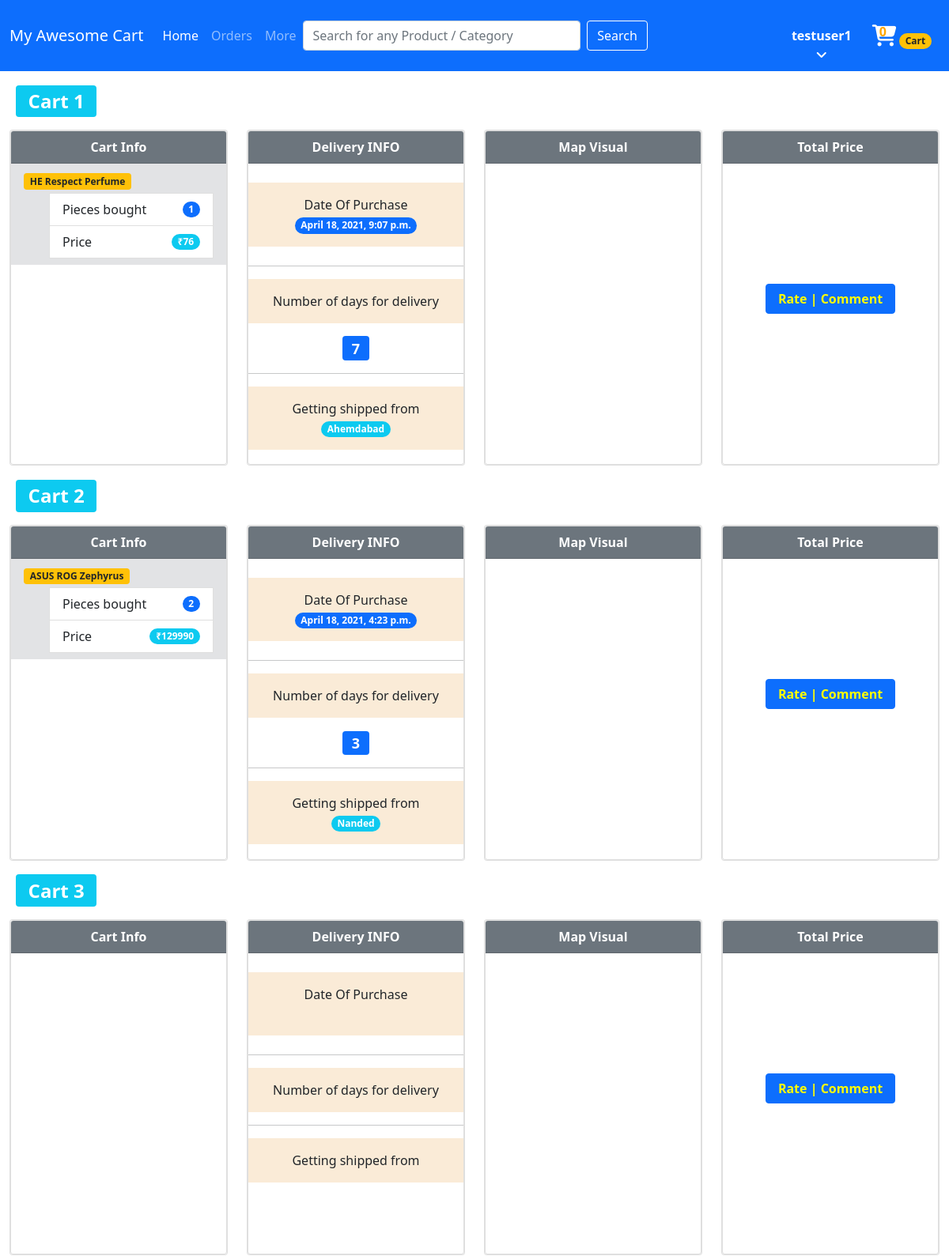
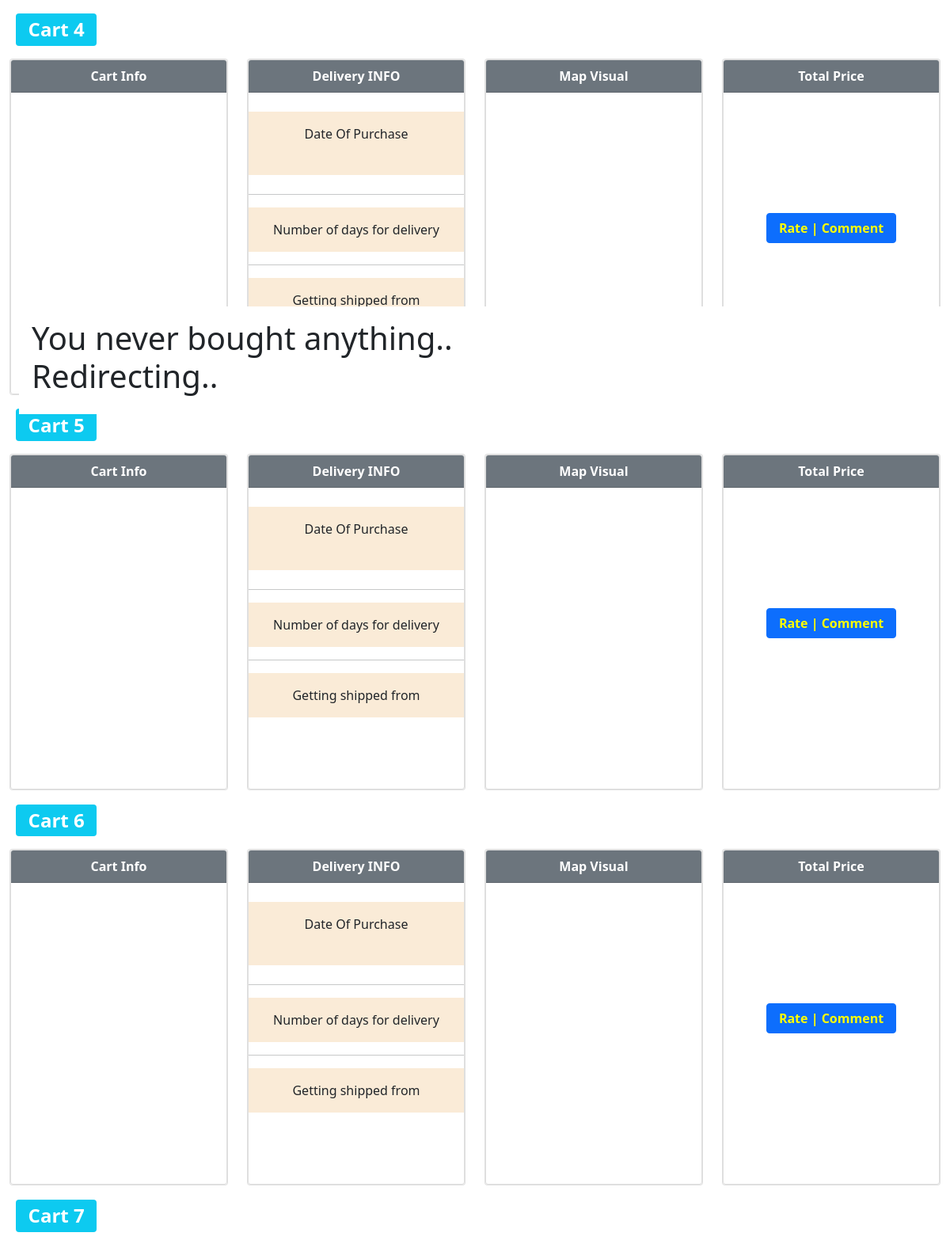
Screenshot of /shop/tracker/ (signed in, upper part) with the database file from the repository (2 pictures, top to bottom).
### shop/models.py (models this page shows)
class Product(models.Model):
    product_name = models.CharField(max_length=100)
    product_id = models.AutoField(primary_key=True)
    product_desc = models.CharField(max_length=500)
    product_pubs_date = models.DateField(auto_now_add=True)
    category = models.CharField(max_length=50, default="")
    subcategory = models.CharField(max_length=50, default="")
    price = models.IntegerField(default=0)
    image = models.ImageField(upload_to="shop/images", default="")
    rating = models.FloatField(default=1, null=True)
    num = models.IntegerField(default=1)
    def __str__(self):
        return self.product_name

### accounts/models.py (models this page shows)
class PurchaseDate(models.Model):
    purdate = models.ForeignKey(ExtendedUser, on_delete=CASCADE, default=1, null=True)
    purd = models.DateTimeField(default=datetime.now(), null=True)
    state = models.CharField(default='Nagpur', null=True, max_length=50)
    lat = models.CharField(default='21.1015184', null=True, max_length=50)
    lang = models.CharField(default='78.893078', null=True, max_length=50)
    days = models.IntegerField(default='5', null=True)
    lato = models.CharField(default='21.1015184', null=True, max_length=50)
    lango = models.CharField(default='78.893', null=True, max_length=50)

### shop/views.py (the view)
# urls.py: path('tracker/', views.tracker, name = 'tracker'),
@login_required(login_url='/auth/')
def tracker(request):
    username  = request.user.username
    a11 = ExtendedUser.objects.filter(usr=request.user)
    b11 = PurchaseDate.objects.filter(purdate = a11[0])
    for i in a11:
        print(i)
    avtime = []
    n10 = 0
    for i in b11:
        avtime.append([i.purd, i.lang, i.lat, i.days, i.state, i.lato, i.lango])
        n10 += 1
    print(avtime)
    print(n10, 'is n10')
    states = [
        ['Nagpur', 78.893078, 21.1015184],
        ['Nashik', 73.90984434482529, 19.890527214221166],
        ['Pune', 73.7191995481777, 18.575145787488346],
        ['Surat', 72.95662036158728, 21.113012603007366],
        ['Ahemdabad', 73.02994528337483, 22.55593501134834],
        ['Kolhapur',  73.85723039994883, 16.98177500464568,],
        ['Nanded', 76.88549827649183, 19.12996201223232],
        ['Navi Mumbai', 73.14423088426301, 18.68300231807807]
    ]
    z = ExtendedUser.objects.filter(usr = request.user)
    a = []
    b = []
    str1 = z[0].totcarts
    print('printing this', str1)
    if(len(str1) == 2):
        return render(request, 'shop/maps.html')
    print(str1)
    str1 = str1.split('}')
    res = []
    for i in str1:
        i += '}'
        i = i.replace('{', '[')
        i = i.replace('}', ']')
        res.append(i.strip('][').split(', '))
    zerolen = []
    diffDict = {}
    for i in range(len(res)):
        if len(res[i][0]) == 0:
            zerolen.append(i)
            continue
        res[i] = res[i][0].split(',')
    check = False
    print(res)
    for i in res:
        print('this: ', i)
        if len(i[0]):
            pass
        else:
            print('hereeeeeee')
            check = True
    if check:
        res.remove([''])
    print(res)
    check = False
    print(res)
    for i in res:
        print('this: ', i)
        if len(i[0]):
            pass
        else:
            print('hereeeeeee')
            check = True
    if check:
        res.remove([''])
    print(res)
    for i in range(len(res)):
        diffDict[i] = []
        vb = []
        for j in res[i]:
            j = j.split(',')
            vb.append(j[0].split(':'))
        diffDict[i] = vb
    print('\nDIff DICT', diffDict)
    finallist = []
    for i in diffDict:
        m = diffDict[i]
        z2 = []
        for j in m:#
            print(j[0])
            num = ""
            for word in j[0]:
                if word.isdigit():
                    num += word
            print(num)
            mb = Product.objects.filter(product_id = int(num))
            zxcv = random.randint(0, 7)
            print(n10 - i - 1)
            if not len(mb):
                continue
            z2.append([mb, j[1], avtime[n10 - i - 1][4], avtime[n10 - i - 1][1], avtime[n10 - i - 1][2], avtime[n10 - i - 1][0], avtime[n10 - i - 1][3] , avtime[n10 - i - 1][6], avtime[n10 - i - 1][5]])
        finallist.append(z2)
    print(finallist)
    param = {
        'username' : username,
        'final': finallist,
        'res': res,
        'city': states,
    }
    return render(request, 'shop/maps.html', param)

### shop/templates/shop/maps.html (shortened to what this page needs)
{% extends 'shop/basic.html'%}
{%block body%}
<div class="mx-4 p-3" id="nonediv">
        <h1>You never bought anything..<br>Redirecting..</h1>
</div>
<div class="container-fluid">
{% for i in final %}
<h2 class="mx-2 my-3"><span class="badge bg-info">Cart {{forloop.counter}}</span></h2>
<div class="row">
    <div class="col-sm-12 col-md-6 col-lg-3">
        <div class="card" style="height:425px; overflow: scroll;">
            <div class="card-block" style="height:100%">
                <div class="card" style="height:100%">
                    <div class="card-header text-center bg-secondary text-white">
                        <b>Cart Info</b>
                    </div>
                    {%for j in i%}
                    <div class="mx-auto" style="background-color: #d4d2d2; width: 100%;">
                    <ul class="list-group list-group-flush">
                        <li class="list-group-item list-group-item-secondary">
                            <span class="badge bg-warning text-dark my-1">{{j.0.0.product_name}}</span>
                            <ol>
                                <li class="list-group-item d-flex justify-content-between align-items-center">
                                    Pieces bought
                                    <span class="badge bg-primary rounded-pill">{{j.1}}</span>
                                </li>
                                <li class="list-group-item d-flex justify-content-between align-items-center">
                                    Price
                                    <span class="badge bg-info rounded-pill">₹{{j.0.0.price}}</span>
                                </li>
                            </ol>
                        </li>
                    </ul>
                </div>
                    {% endfor %}
                </div>
            </div>
        </div>
    </div>
    <div class="col-sm-12 col-md-6 col-lg-3">
        <div class="card" style="height:100%">
            <div class="card-block" style="height:100%">
                <div class="card" style="height:100%">
                    <div class="card-header text-center bg-secondary text-white">
                        <b>Delivery INFO</b>
                    </div>
                    <div class="text-center">
                        <p class="mx-auto p-3 my-4" style="background-color:antiquewhite;">Date Of Purchase<br>
                            <span class="mx-auto badge bg-primary rounded-pill">{{i.0.5}}</span><br>
                        </p><hr>
                        <p class="mx-auto p-3 my-3" style="background-color:antiquewhite;">
                            Number of days for delivery<br>
                            <h4><span class="badge bg-primary">{{i.0.6}}</span></h4>
                        </p><hr>
                        <p class="mx-auto p-3 my-3" style="background-color:antiquewhite;">
                            Getting shipped from<br>
                            <span class="badge bg-info rounded-pill">{{i.0.2}}</span>
                        </p>
                    </div>
                </div>
            </div>
        </div>
    </div>
    <div class="col-sm-12 col-md-6 col-lg-3">
        <div class="card" style="height:100%">
            <div class="card-block" style="height:100%">
                <div class="card" style="height:100%">
                    <div class="card-header text-center bg-secondary text-white">
                        <b>Map Visual</b>
                    </div>
                    <ul class="list-group list-group-flush">
                        <div class="mx-auto customMap" id='map{{forloop.counter}}' style="height: 378px; width: 100%;"></div>
                    </ul>
                </div>
            </div>
        </div>
    </div>
    <div class="col-sm-12 col-md-6 col-lg-3">
        <div class="card" style="height:100%">
            <div class="card-block" style="height:100%">
                <div class="card" style="height:100%">
                    <div class="card-header text-center bg-secondary text-white text-center">
                        <b>Total Price</b>
                    </div>
                    <ul class="list-group list-group-flush">
                            <br><br>
                        <a class="btn btn-primary mx-auto my-2" style="width: 60%;" href = "/shop/trackCart"> <b style="color: yellow;">Rate | Comment</b></a>
                    </ul>
                </div>
            </div>
        </div>
    </div>
</div>
{% endfor %}
</div>
{% endblock %}
{% block js %}
<link href='https://api.mapbox.com/mapbox-gl-js/v2.1.1/mapbox-gl.css' rel='stylesheet' />
{% endblock %}

### shop/templates/shop/basic.html (shortened to what this page needs)
<!doctype html>
<html lang="en">
<head>
  <link href="https://cdn.jsdelivr.net/npm/bootstrap@5.0.0-beta2/dist/css/bootstrap.min.css" rel="stylesheet"
>
</head>
<body>
  <div id='mainNav' class="sticky-top" style="z-index: 999999;">
  <nav class="navbar navbar-expand-lg navbar-dark bg-primary sticky-top"  style="z-index: 999999;">
    <div class="container-fluid">
      <a class="navbar-brand" href="/shop/">My Awesome Cart</a>
      <div class="collapse navbar-collapse" id="navbarSupportedContent">
        <ul class="navbar-nav me-auto mb-2 mb-lg-0">
          <li class="nav-item">
            <a class="nav-link active" aria-current="page" href="/shop/">Home</a>
          </li>
          <li class="nav-item">
            <a class="nav-link" href="/shop/tracker" >Orders</a>
          </li>
          <li class="nav-item">
            <a class="nav-link" href ='#below'>More</a>
          </li>
        </ul>
        <form class="form-inline" id ='searchForm' name="searchForm" action="/shop/search/" style="width: 100%; display: inline-block;" method="POST" >{% csrf_token %}
        <p>
          <input class="form-control mr-sm-2" style="width: 60%; float: left;" name="search" id="searchValue"  type="search" placeholder="Search for any Product / Category" aria-label="Search">
          <button class="btn btn-outline-success my-2 mx-2 my-sm-0 text-white" style="float: left; border: 1px solid white;" id="searchBtn"  type="submit">Search</button>
          </p>
        </form>
        <div class="dropdown mx-4">
          <button class="dropbtn bg-primary">
            <b style="color: white; display: inline-block; min-width: 50px" >
              <p class="d-inline">
              <span>{{username}} </span><i class="fas fa-angle-down"></i></b>
          </button>
        </div>
        <a href="/shop/cart" style="color: white;">
          <i class="fas fa-shopping-cart" style="margin-right: 20px;transform: scale(1.7);"></i><b<span id="cart1">0</span></b>
        </a>
        <span style="transform: translate(-10px,0px);color: white; margin-top: 10px;"><span class="badge rounded-pill bg-warning text-dark">Cart</span></span>
      </div>
    </div>
  </nav>
</div>
  {%block body%} {% endblock %}
{%block js%} {% endblock %}
</body>
</html>

### shop/templates/shop/maps.html (style rules this page uses)
#nonediv { width: 100%; height: 100%px; background-color: white; display: block; position: absolute; top: 50%; z-index: 999999; }

### shop/templates/shop/basic.html (style rules this page uses)
#cart1 { font-weight: 700; position: absolute; z-index: 2147483647; transform: translate(-35px, -5px); color: orange; }
.dropbtn { background-color: #4CAF50; color: white; border: none; }
.dropdown { position: relative; display: inline-block; }

### rows the page displays
Product: product_name "HE Respect Perfume", price "76"
PurchaseDate: purd "April 18, 2021, 9:07 p.m.", state "Ahemdabad"
Product: product_name "ASUS ROG Zephyrus", price "129990"
PurchaseDate: purd "April 18, 2021, 4:23 p.m.", state "Nanded"

### other values shown
{{ username }} "testuser1"
{{ j.1 }} "1" "2"
{{ i.0.6 }} "7" "3"
